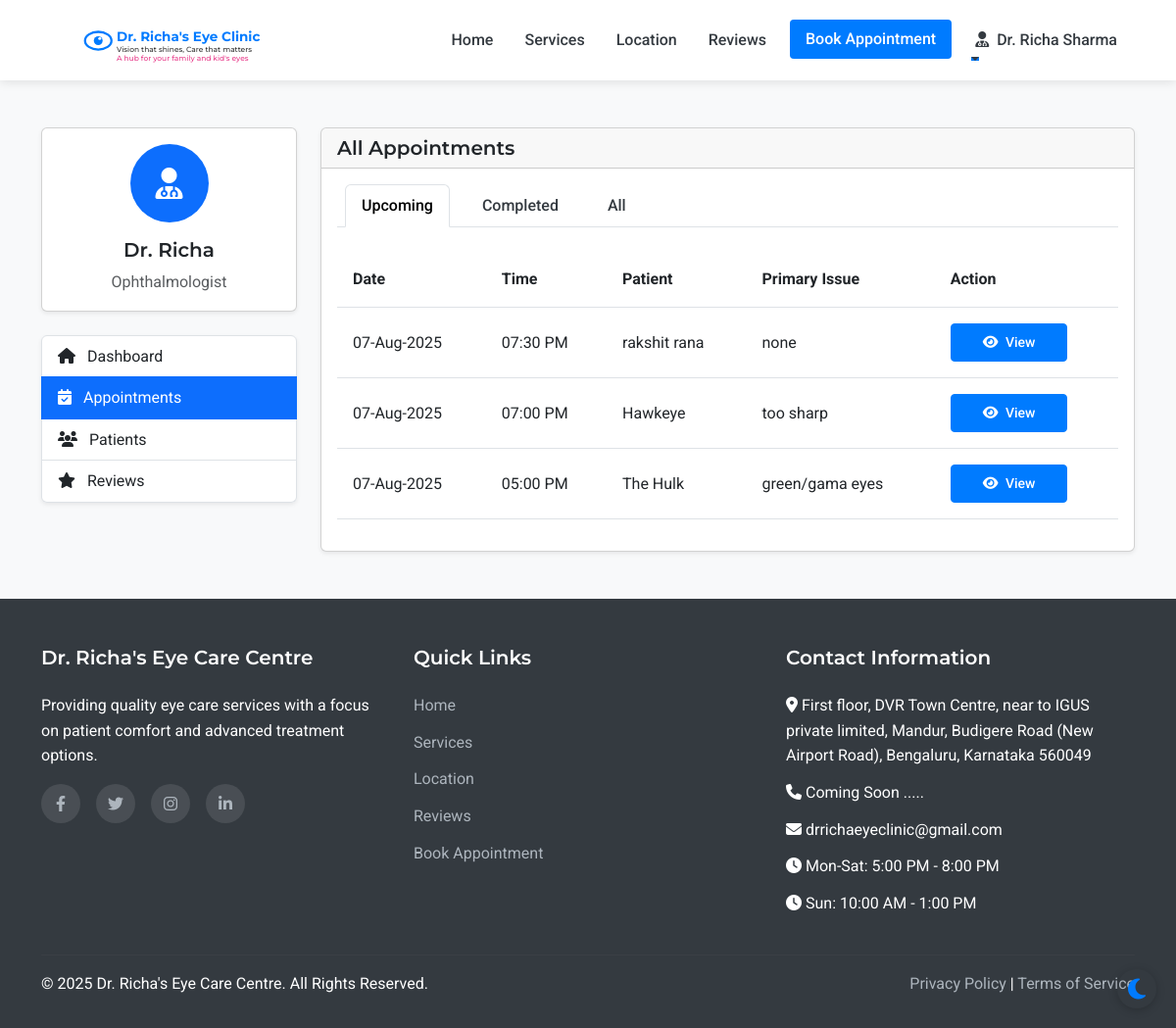
Before: /admin/appointments (signed in) with the older database file.
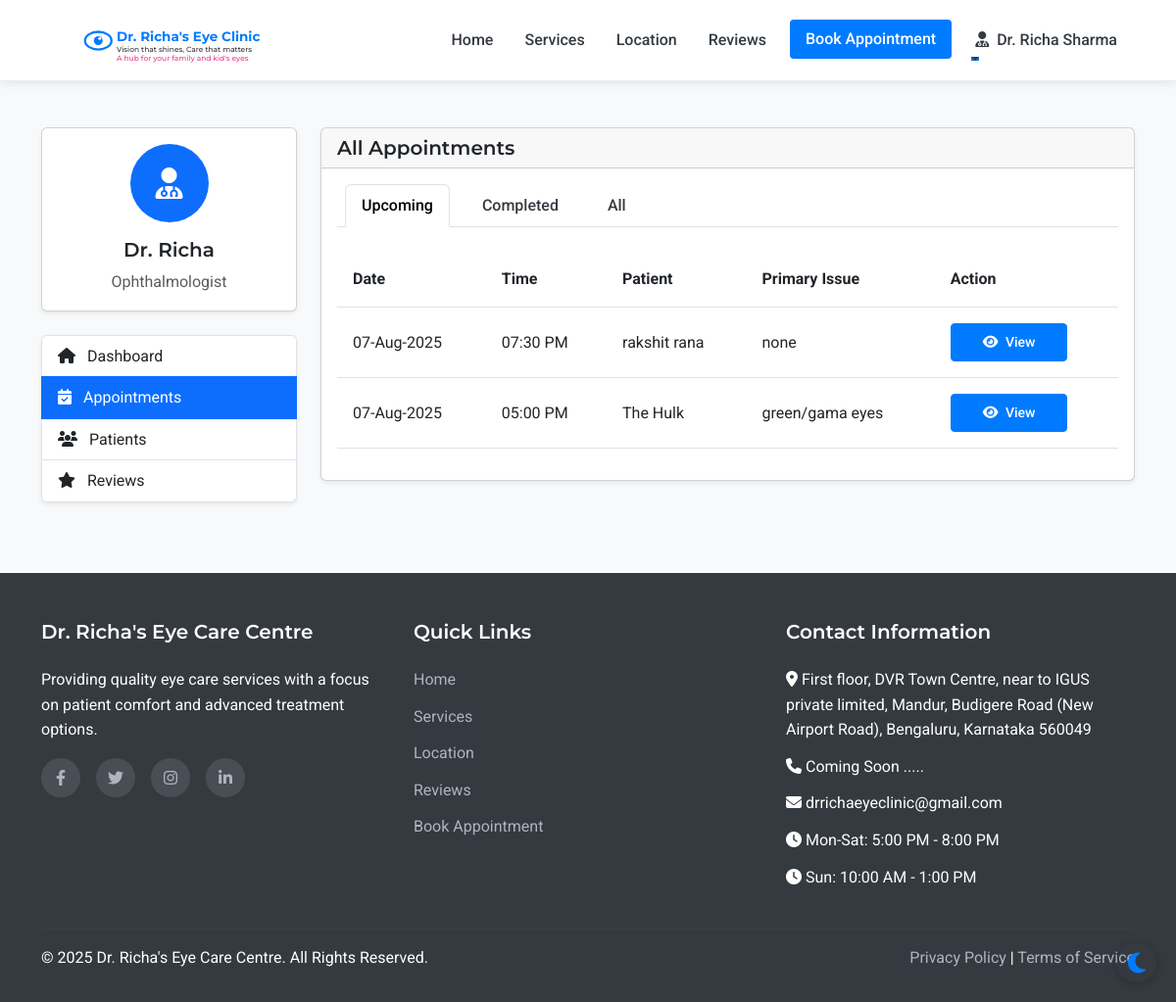
After: the same page with the newer database file.
### models.py (models this page shows, shortened)
class Staff(UserMixin, db.Model):
    __abstract__ = True
    id = db.Column(db.Integer, primary_key=True)
    username = db.Column(db.String(64), unique=True, nullable=False)
    email = db.Column(db.String(120), unique=True, nullable=False)
    password_hash = db.Column(db.String(256), nullable=False)
    full_name = db.Column(db.String(100), nullable=False)
    mobile_number = db.Column(db.String(15), nullable=False)

class Doctor(Staff):
    __tablename__ = 'doctor'
    qualifications = db.Column(db.String(200), nullable=True)
    specialization = db.Column(db.String(200), nullable=True)

class Appointment(db.Model):
    id = db.Column(db.Integer, primary_key=True)
    patient_id = db.Column(db.Integer, db.ForeignKey('patient.id'), nullable=False)
    appointment_date = db.Column(db.Date, nullable=False)
    appointment_time = db.Column(db.Time, nullable=False)
    primary_issue = db.Column(db.Text, nullable=True)
    referral_info = db.Column(db.String(255), nullable=True)
    status = db.Column(db.String(20), default='scheduled')  # scheduled, completed, cancelled
    created_at = db.Column(db.DateTime, default=datetime.utcnow)
    consultation_fee = db.Column(db.Float, nullable=False, default=500.0)
    payment_status = db.Column(db.String(20), default='pending')  # pending, paid

class Patient(UserMixin, db.Model):
    id = db.Column(db.Integer, primary_key=True)
    full_name = db.Column(db.String(100), nullable=False)
    mobile_number = db.Column(db.String(15), nullable=False)
    email = db.Column(db.String(100), nullable=True)
    age = db.Column(db.Integer, nullable=False)
    sex = db.Column(db.String(10), nullable=True)
    password_hash = db.Column(db.String(256), nullable=True)
    is_registered = db.Column(db.Boolean, default=False)
    created_at = db.Column(db.DateTime, nullable=False, default=datetime.utcnow)
    appointments = db.relationship('Appointment', backref='patient', lazy=True)
    doctor_prescriptions = db.relationship('DoctorPrescription', backref='patient', lazy=True)
    optometrist_prescriptions = db.relationship('OptometristPrescription', backref='patient', lazy=True)

### routes.py (the view)
@app.route('/admin/appointments')
@login_required
def admin_appointments():
    if not (isinstance(current_user, Admin) or isinstance(current_user, Doctor) or isinstance(current_user, Assistant)):
        flash('Access denied. Staff privileges required.', 'danger')
        return redirect(url_for('index'))
    appointments = Appointment.query.order_by(desc(Appointment.appointment_date), desc(Appointment.appointment_time)).all()
    return render_template('admin/appointments.html', appointments=appointments)

### templates/admin/appointments.html (shortened to what this page needs)
{% extends 'layout.html' %}
{% block content %}
<section class="py-5 bg-light">
    <div class="container">
        <div class="row">
            <div class="col-lg-3 mb-4">
                <div class="card shadow-sm mb-4">
                    <div class="card-body text-center">
                        <div class="avatar-circle bg-primary text-white mb-3">
                            <i class="fas fa-user-md fa-2x"></i>
                        </div>
                        <h5 class="card-title">Dr. Richa</h5>
                        <p class="card-text text-muted">Ophthalmologist</p>
                    </div>
                </div>
                <div class="list-group shadow-sm">
                    <a href="{{ url_for('admin_dashboard') }}" class="list-group-item list-group-item-action">
                        <i class="fas fa-home me-2"></i> Dashboard
                    </a>
                    <a href="{{ url_for('admin_appointments') }}" class="list-group-item list-group-item-action active">
                        <i class="fas fa-calendar-check me-2"></i> Appointments
                    </a>
                    <a href="{{ url_for('admin_patients') }}" class="list-group-item list-group-item-action">
                        <i class="fas fa-users me-2"></i> Patients
                    </a>
                    <a href="{{ url_for('admin_reviews') }}" class="list-group-item list-group-item-action">
                        <i class="fas fa-star me-2"></i> Reviews
                    </a>
                </div>
            </div>
            <div class="col-lg-9">
                <div class="card shadow-sm">
                    <div class="card-header">
                        <h5 class="mb-0">All Appointments</h5>
                    </div>
                    <div class="card-body">
                        <ul class="nav nav-tabs mb-4" id="appointmentTabs" role="tablist">
                            <li class="nav-item" role="presentation">
                                <button class="nav-link active" id="upcoming-tab" data-bs-toggle="tab" data-bs-target="#upcoming" type="button" role="tab" aria-controls="upcoming" aria-selected="true">Upcoming</button>
                            </li>
                            <li class="nav-item" role="presentation">
                                <button class="nav-link" id="completed-tab" data-bs-toggle="tab" data-bs-target="#completed" type="button" role="tab" aria-controls="completed" aria-selected="false">Completed</button>
                            </li>
                            <li class="nav-item" role="presentation">
                                <button class="nav-link" id="all-tab" data-bs-toggle="tab" data-bs-target="#all" type="button" role="tab" aria-controls="all" aria-selected="false">All</button>
                            </li>
                        </ul>
                        <div class="tab-content" id="appointmentTabsContent">
                            <div class="tab-pane fade show active" id="upcoming" role="tabpanel" aria-labelledby="upcoming-tab">
                                <div class="table-responsive">
                                    <table class="table table-hover">
                                        <thead>
                                            <tr>
                                                <th>Date</th>
                                                <th>Time</th>
                                                <th>Patient</th>
                                                <th>Primary Issue</th>
                                                <th>Action</th>
                                            </tr>
                                        </thead>
                                        <tbody>
                                            {% for appointment in appointments %}
                                                {% if appointment.appointment_date >= now.date() and appointment.status == 'scheduled' %}
                                                    <tr>
                                                        <td>{{ appointment.appointment_date.strftime('%d-%b-%Y') }}</td>
                                                        <td>{{ appointment.appointment_time.strftime('%I:%M %p') }}</td>
                                                        <td>{{ appointment.patient.full_name }}</td>
                                                        <td>{{ appointment.primary_issue or 'Not specified' }}</td>
                                                        <td>
                                                            <a href="{{ url_for('admin_appointment_view', appointment_id=appointment.id) }}" class="btn btn-sm btn-primary">
                                                                <i class="fas fa-eye me-1"></i> View
                                                            </a>
                                                        </td>
                                                    </tr>
                                                {% endif %}
                                            {% endfor %}
                                        </tbody>
                                    </table>
                                </div>
                            </div>
                        </div>
                    </div>
                </div>
            </div>
        </div>
    </div>
</section>
{% endblock %}

### templates/layout.html (shortened to what this page needs)
<!DOCTYPE html>
<html lang="en">
<head>
    <link href="https://cdn.jsdelivr.net/npm/bootstrap@5.3.0-alpha1/dist/css/bootstrap.min.css" rel="stylesheet">
    <link rel="stylesheet" href="https://cdn.jsdelivr.net/npm/flatpickr/dist/flatpickr.min.css">
    <link rel="stylesheet" href="https://cdnjs.cloudflare.com/ajax/libs/font-awesome/6.1.1/css/all.min.css">
    <link rel="stylesheet" href="{{ url_for('static', filename='css/style.css') }}">
</head>
<body>
    <nav class="navbar navbar-expand-lg sticky-top">
        <div class="container">
            <a class="navbar-brand" href="{{ url_for('index') }}" id="clinic-logo">
                <div id="interactive-logo-container" style="height: 60px;"></div>
            </a>
            <div class="collapse navbar-collapse" id="navbarNav">
                <ul class="navbar-nav ms-auto">
                    <li class="nav-item">
                        <a class="nav-link {% if request.path == url_for('index') %}active{% endif %}" href="{{ url_for('index') }}">Home</a>
                    </li>
                    <li class="nav-item">
                        <a class="nav-link {% if request.path == url_for('services') %}active{% endif %}" href="{{ url_for('services') }}">Services</a>
                    </li>
                    <li class="nav-item">
                        <a class="nav-link {% if request.path == url_for('location') %}active{% endif %}" href="{{ url_for('location') }}">Location</a>
                    </li>
                    <li class="nav-item">
                        <a class="nav-link {% if request.path == url_for('reviews') %}active{% endif %}" href="{{ url_for('reviews') }}">Reviews</a>
                    </li>
                    <li class="nav-item">
                        <a class="nav-link btn btn-primary text-white px-3 ms-lg-2" href="{{ url_for('appointment') }}">Book Appointment</a>
                    </li>
                    {% if current_user.is_authenticated %}
                        {% if current_user.__class__.__name__ == 'Patient' %}
                            <li class="nav-item dropdown">
                                <a class="nav-link dropdown-toggle" href="#" id="navbarDropdown" role="button" data-bs-toggle="dropdown" aria-expanded="false">
                                    <i class="fas fa-user me-1"></i> {{ current_user.full_name }}
                                </a>
                                <ul class="dropdown-menu dropdown-menu-end" aria-labelledby="navbarDropdown">
                                    <li><a class="dropdown-item" href="{{ url_for('patient_dashboard') }}">Dashboard</a></li>
                                    <li><a class="dropdown-item" href="{{ url_for('patient_appointments') }}">My Appointments</a></li>
                                    <li><a class="dropdown-item" href="{{ url_for('patient_medical_records') }}">Medical Records</a></li>
                                    <li><hr class="dropdown-divider"></li>
                                    <li><a class="dropdown-item" href="{{ url_for('patient_logout') }}">Logout</a></li>
                                </ul>
                            </li>
                        {% else %}
                            <li class="nav-item dropdown">
                                <a class="nav-link dropdown-toggle" href="#" id="navbarDropdown" role="button" data-bs-toggle="dropdown" aria-expanded="false">
                                    <i class="fas fa-user-md me-1"></i> {{ current_user.full_name }}
                                </a>
                            </li>
                        {% endif %}
                    {% endif %}
                </ul>
            </div>
        </div>
    </nav>
    <main>
        {% block content %}{% endblock %}
    </main>
    <footer>
        <div class="container">
            <div class="row">
                <div class="col-md-4 mb-4 mb-md-0">
                    <h5>Dr. Richa's Eye Care Centre</h5>
                    <p class="mb-3">Providing quality eye care services with a focus on patient comfort and advanced treatment options.</p>
                    <div class="social-icons">
                        <a href="#" aria-label="Facebook"><i class="fab fa-facebook-f"></i></a>
                        <a href="#" aria-label="Twitter"><i class="fab fa-twitter"></i></a>
                        <a href="#" aria-label="Instagram"><i class="fab fa-instagram"></i></a>
                        <a href="#" aria-label="LinkedIn"><i class="fab fa-linkedin-in"></i></a>
                    </div>
                </div>
                <div class="col-md-4 mb-4 mb-md-0">
                    <h5>Quick Links</h5>
                    <ul>
                        <li><a href="{{ url_for('index') }}">Home</a></li>
                        <li><a href="{{ url_for('services') }}">Services</a></li>
                        <li><a href="{{ url_for('location') }}">Location</a></li>
                        <li><a href="{{ url_for('reviews') }}">Reviews</a></li>
                        <li><a href="{{ url_for('appointment') }}">Book Appointment</a></li>
                    </ul>
                </div>
                <div class="col-md-4">
                    <h5>Contact Information</h5>
                    <ul>
                        <li><i class="fas fa-map-marker-alt"></i> First floor, DVR Town Centre, near to     IGUS private limited, Mandur, Budigere Road (New Airport Road), Bengaluru, Karnataka 560049</li>
                        <li><i class="fas fa-phone"></i> Coming Soon .....</li>
                        <li><i class="fas fa-envelope"></i> drrichaeyeclinic@gmail.com</li>
                        <li><i class="fas fa-clock"></i> Mon-Sat: 5:00 PM - 8:00 PM</li>
                        <li><i class="fas fa-clock"></i> Sun: 10:00 AM - 1:00 PM</li>
                    </ul>
                </div>
            </div>
            <hr class="mt-4 mb-3" style="border-color: rgba(255,255,255,0.1);">
            <div class="row">
                <div class="col-md-6">
                    <p class="mb-md-0">&copy; {{ now.year }} Dr. Richa's Eye Care Centre. All Rights Reserved.</p>
                </div>
                <div class="col-md-6 text-md-end">
                    <p class="mb-0">
                        <a href="#">Privacy Policy</a> |
                        <a href="#">Terms of Service</a>
                    </p>
                </div>
            </div>
        </div>
    </footer>
</body>
</html>

Changed rows visible on the page:
no longer on this page (row edited): Appointment: appointment_date "07-Aug-2025", appointment_time "07:00 PM", patient.full_name "Hawkeye", primary_issue "too sharp"
